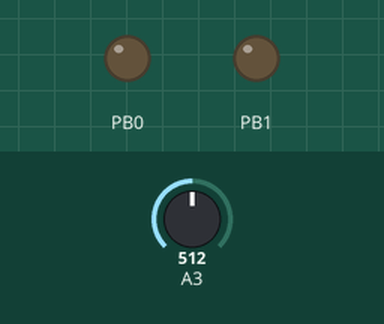
Simulated run of this sketch. Board: ATtiny85, built with avr-gcc and run on an emulated ATtiny85. Parts: output pins drawn as LEDs (lit = HIGH). Inputs (shaded band) come from the test bench; at power-on: A3 = 512.

Above: at 1.2 s.
1.3 s: A3 set to 716
At 1.54 s:
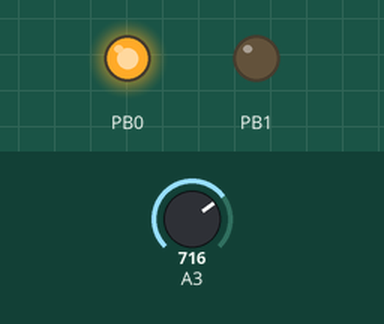
Timing chart, 0 to 4.3 s (numbered marks = the images above; inputs shaded):
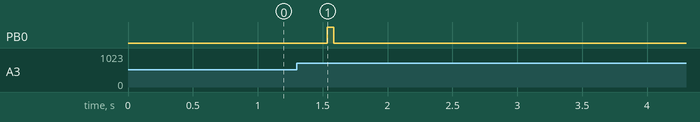

The sketch:

laser_rifle_target.ino
```cpp
// ATMEL ATTINY 25/45/85 / ARDUINO
//
//                  +-\/-+
// Ain0 (D 5) PB5  1|    |8  Vcc
// Ain3 (D 3) PB3  2|    |7  PB2 (D 2) Ain1
// Ain2 (D 4) PB4  3|    |6  PB1 (D 1) pwm1
//            GND  4|    |5  PB0 (D 0) pwm0   -> speaker
//                  +----+


#include "avr_sound.h"
#include "Quack_Sound_Effect.h"

#define AnalogPin 3

#define buffer_size 32
#define debug false
#define info false

int buffer[buffer_size];
int index = 0;
int offset = 20;
int media = 0;
int max = 0;
long j = 0;

void setup() {
  // put your setup code here, to run once:
  pinMode(AnalogPin,INPUT);
  pinMode(0,OUTPUT);
  if(info || debug)
    Serial.begin(115200);

  avr_sound_init();

  //first setup photoresistor
  for(int i = 0; i< buffer_size; i++){
    int val = analogRead(AnalogPin);
    if(val > max)
      max = val;
    buffer[i] = val;
  }
  max = 1000 - ((1000-max)/2);
  long sum = 0;
  for(int i = 0; i < buffer_size; i++){
    sum += buffer[i];
  }
  media = sum / buffer_size;

}

void loop() {
  int val = analogRead(AnalogPin);
  if(val > max)
    max = val;
  offset = (max - media) /2;
  if(val > media + offset){
    //qui fai qualcosa finche la madia arrai non raggiunge la soglia, circa buffer_size volte
    j+=1;
  }
  else{
    if(j > 0){
      //qui fai qualcosa 1 volta che il laser non colpisce piu il sensore, una volta sola
      if(info){
        Serial.print("HIT ");
        Serial.println(j);
      }
      delay(200);
      //for (int i=0; i<5; i++){
      digitalWrite(0, HIGH);
      delay(50);
      digitalWrite(0, LOW);
      //delay(30);
      //}

      //play_Quack_Sound_Effect();
    }
    j = 0;
  }
  buffer[index] = val;
  index += 1;
  //buffer[index] = val;
  //index += 1;
  if(index >= buffer_size) { index = 0; }
  long sum = 0;
  for(int i = 0; i < buffer_size; i++){
    sum += buffer[i];
  }
  media = sum / buffer_size;
  if(debug){
    Serial.print(val);
    Serial.print(" ");
    Serial.print(media);
    Serial.print(" ");
    Serial.print(max);
    Serial.print(" ");
    Serial.println(offset);
  }
  delay(1);
}
```

Quack_Sound_Effect.h
```cpp
#define Quack_Sound_Effect0_len 256
const unsigned char Quack_Sound_Effect0[] PROGMEM="UUUUUUU\x05U\x05@UU\x95jU\xa9j@\xa9\x01\x94\x1a@\x15@\x01P\xa9\x96\xfe\x0b\xf4\x1b\x80k\x95ZU\x01@\x01PV\xfa/\xe0\x0b\x80F\xbeEn\x00\x00\x00\x00\xa5\xfe\x1f\xf4\x02\x10\xe0\x1a\xe9V\x01\x00\x00P\xe9\xff\xd0\x0b\x15\x80Ki\xe5\x06\x05\x00@\x95\xff\xe0\x83\n\xd0\x81F\xa9\x90\x01\x01P\xf5\x1f\xbc\xf4\x00\x1a-\xa4U\x06\x14P\xd5\x7f\xf4\xe1\x01\x06(\xa4\x95\n\x05T\xd5/|\xf4\x00\x02\x0eX\x94\x06\x05T\xe9\x0b\x0f.\xa0\x90ABVT\x10T\xbe\xf0\xe1\x02\t-h\xa0U\x05\x15\xa9\x07\x0b\x1eT\xa0\x81BZU\x90\x95?|\xf4P\x82\x06\teUE\xa5\xbe\xb0\xa4A\x05\n\x19TU\x05U\xea\xd2\x91F\x15)ddUQU\xf9\xd2\x92Z\x15eTTYQQ\xaa\xc2\x92F\x15iUPUU\x95\xe6\xc2\x93Z\x15eUTUU\x95\xe6\xd2\x92F\x05UUTUEQ\x95J\x87\x1aUTUQUAQ";


#define Quack_Sound_Effect1_len 104
const unsigned char Quack_Sound_Effect1[] PROGMEM="\x95FC\x16\x15UUUUUQU\xa5p\xa4UEU\x15UUEAUj8iUUUUUU\x15TT\x95F\x87VUTUUUU\x15UUUi\x1dYUUUUUUUEEUU\x95\x95QUUUUUUUUUUUUUUUUUUUUUUUUUUUUUUUUUUUU\x15";


void play_Quack_Sound_Effect() {
avr_sound_play(Quack_Sound_Effect0, Quack_Sound_Effect0_len);
avr_sound_play(Quack_Sound_Effect1, Quack_Sound_Effect1_len);
}
```

avr_sound.cpp
```cpp
#include "avr_sound.h"
#include "Arduino.h"

unsigned char *avr_sound_buffer;

void avr_sound_init() {
  DDRB|= (1<<PB0) | (1<<PB1); // init digital pin 8 and digital pin 9 as LSB and HSB
  avr_sound_buffer=(unsigned char *)malloc(AVR_SOUND_BUFFER_LEN);
}

void avr_sound_play(unsigned char const*flash_ptr, size_t n) {
  memcpy_P(avr_sound_buffer, flash_ptr, n);
  avr_sound_play_buffer(n);
}

void avr_sound_play_buffer(size_t n) {
  int i=0;
  unsigned char v;
  for (i=0; i<n; ++i) {
    v=avr_sound_buffer[i];
    avr_sound_out(v&3);
    v>>=2;
    avr_sound_out(v&3);
    v>>=2;
    avr_sound_out(v&3);
    v>>=2;
    avr_sound_out(v&3);
  }
  PORTB&=~3;
}

// to have 8000 Hz we need to play for 125 millis
#define avr_sound_interval 125 *8 //ATTINY
//#define avr_sound_interval 125

inline void avr_sound_out(unsigned char v) {
  PORTB^= (PORTB&3)^v;
  delayMicroseconds(125);
}
```

avr_sound.h
```cpp
#ifndef AVR_SOUND_H
#define AVR_SOUND_H

#include <avr/pgmspace.h>
#include <stdlib.h>

#define AVR_SOUND_BUFFER_LEN 256

void avr_sound_init();
void avr_sound_play(unsigned char const*flash_ptr, size_t n);
void avr_sound_play_buffer(size_t n);
inline void avr_sound_out(unsigned char v);

#endif
```

Measured:
- after the input at 1.3 s, PB0: LOW → HIGH after 0.23 s, → LOW 0.05 s later
